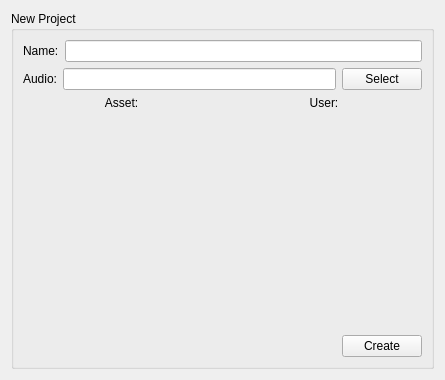
<?xml version="1.0" encoding="UTF-8"?>
<ui version="4.0">
 <class>Form</class>
 <widget class="QWidget" name="Form">
  <property name="geometry">
   <rect>
    <x>0</x>
    <y>0</y>
    <width>445</width>
    <height>380</height>
   </rect>
  </property>
  <property name="windowTitle">
   <string>Form</string>
  </property>
  <layout class="QGridLayout" name="gridLayout_2">
   <item row="0" column="0">
    <widget class="QGroupBox" name="groupBox">
     <property name="title">
      <string>New Project</string>
     </property>
     <layout class="QGridLayout" name="gridLayout">
      <item row="3" column="0" colspan="2">
       <widget class="QFrame" name="assetFrame">
        <property name="frameShape">
         <enum>QFrame::StyledPanel</enum>
        </property>
        <property name="frameShadow">
         <enum>QFrame::Raised</enum>
        </property>
       </widget>
      </item>
      <item row="1" column="0" colspan="2">
       <layout class="QHBoxLayout" name="horizontalLayout_4">
        <item>
         <widget class="QLabel" name="label_4">
          <property name="text">
           <string>Audio:</string>
          </property>
         </widget>
        </item>
        <item>
         <widget class="QLineEdit" name="audioFileBox"/>
        </item>
        <item>
         <widget class="QPushButton" name="selectAudioButt">
          <property name="focusPolicy">
           <enum>Qt::NoFocus</enum>
          </property>
          <property name="text">
           <string>Select</string>
          </property>
         </widget>
        </item>
       </layout>
      </item>
      <item row="0" column="0" colspan="2">
       <layout class="QHBoxLayout" name="horizontalLayout">
        <item>
         <widget class="QLabel" name="label">
          <property name="text">
           <string>Name:</string>
          </property>
         </widget>
        </item>
        <item>
         <widget class="QLineEdit" name="nameBox"/>
        </item>
       </layout>
      </item>
      <item row="6" column="0" colspan="2">
       <widget class="QLabel" name="messageLabel">
        <property name="text">
         <string/>
        </property>
        <property name="alignment">
         <set>Qt::AlignCenter</set>
        </property>
       </widget>
      </item>
      <item row="2" column="0" colspan="2">
       <layout class="QHBoxLayout" name="horizontalLayout_3">
        <item>
         <widget class="QLabel" name="label_2">
          <property name="text">
           <string>Asset:</string>
          </property>
          <property name="alignment">
           <set>Qt::AlignCenter</set>
          </property>
         </widget>
        </item>
        <item>
         <widget class="QLabel" name="label_3">
          <property name="text">
           <string>User:</string>
          </property>
          <property name="alignment">
           <set>Qt::AlignCenter</set>
          </property>
         </widget>
        </item>
       </layout>
      </item>
      <item row="9" column="0" colspan="2">
       <layout class="QHBoxLayout" name="horizontalLayout_2">
        <item>
         <spacer name="horizontalSpacer">
          <property name="orientation">
           <enum>Qt::Horizontal</enum>
          </property>
          <property name="sizeHint" stdset="0">
           <size>
            <width>40</width>
            <height>20</height>
           </size>
          </property>
         </spacer>
        </item>
        <item>
         <widget class="QPushButton" name="createButt">
          <property name="focusPolicy">
           <enum>Qt::NoFocus</enum>
          </property>
          <property name="text">
           <string>Create</string>
          </property>
         </widget>
        </item>
       </layout>
      </item>
      <item row="5" column="0" colspan="2">
       <spacer name="verticalSpacer">
        <property name="orientation">
         <enum>Qt::Vertical</enum>
        </property>
        <property name="sizeHint" stdset="0">
         <size>
          <width>20</width>
          <height>40</height>
         </size>
        </property>
       </spacer>
      </item>
      <item row="8" column="0" colspan="2">
       <spacer name="verticalSpacer_2">
        <property name="orientation">
         <enum>Qt::Vertical</enum>
        </property>
        <property name="sizeHint" stdset="0">
         <size>
          <width>20</width>
          <height>40</height>
         </size>
        </property>
       </spacer>
      </item>
     </layout>
    </widget>
   </item>
  </layout>
 </widget>
 <resources/>
 <connections/>
</ui>
